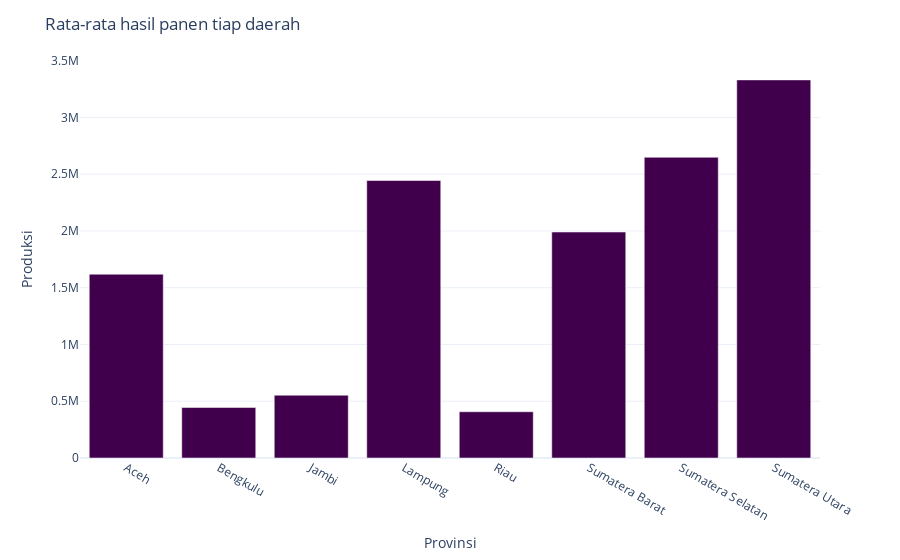

The notebook cell this image was saved under:
### Markdown cell above
### Membuat visualisasi interaktif dengan plotly.express untuk mengetahui total jumlah produksi terbanyak masing-masing daerah

### Code cell
import plotly.express as px

dfg = data[['Provinsi','Tahun', 'Produksi']]
dfg = dfg.groupby(['Provinsi','Produksi']).count().reset_index()
dfg.rename(columns = {"Tahun": "Total"}, inplace=True)
dfg = dfg.groupby(['Provinsi']).mean().reset_index()
fig = px.bar(dfg, x="Provinsi", y="Total")
             
fig = px.bar(dfg, x='Provinsi', y='Produksi', 
             template = "plotly_white", 
             color_discrete_sequence=px.colors.diverging.PRGn
             )
fig.update_layout(
    title="Rata-rata hasil panen tiap daerah"
    ,xaxis_title="Provinsi"
    ,yaxis_title="Produksi")

fig.show()

### Figure 1 — Plotly figure (JSON) as saved in the notebook; plotly's stock layout.template omitted (floating-point values rounded to 4 significant figures)
{"data": [{"alignmentgroup": "True", "hovertemplate": "Provinsi=%{x}<br>Produksi=%{y}<extra></extra>", "legendgroup": "", "marker": {"color": "rgb(64,0,75)", "pattern": {"shape": ""}}, "name": "", "offsetgroup": "", "orientation": "v", "showlegend": false, "textposition": "auto", "type": "bar", "x": ["Aceh", "Bengkulu", "Jambi", "Lampung", "Riau", "Sumatera Barat", "Sumatera Selatan", "Sumatera Utara"], "xaxis": "x", "y": [1619000.0, 445000.0, 552900.0, 2444000.0, 407500.0, 1990000.0, 2649000.0, 3330000.0], "yaxis": "y"}], "layout": {"barmode": "relative", "legend": {"tracegroupgap": 0}, "margin": {"t": 60}, "title": {"text": "Rata-rata hasil panen tiap daerah"}, "xaxis": {"anchor": "y", "domain": [0, 1], "title": {"text": "Provinsi"}}, "yaxis": {"anchor": "x", "domain": [0, 1], "title": {"text": "Produksi"}}}}
